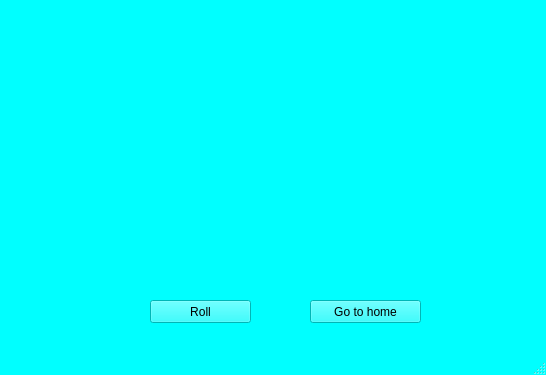
<?xml version="1.0" encoding="UTF-8"?>
<ui version="4.0">
 <class>MainWindow</class>
 <widget class="QMainWindow" name="MainWindow">
  <property name="geometry">
   <rect>
    <x>0</x>
    <y>0</y>
    <width>546</width>
    <height>375</height>
   </rect>
  </property>
  <property name="palette">
   <palette>
    <active>
     <colorrole role="WindowText">
      <brush brushstyle="SolidPattern">
       <color alpha="255">
        <red>255</red>
        <green>0</green>
        <blue>0</blue>
       </color>
      </brush>
     </colorrole>
     <colorrole role="Button">
      <brush brushstyle="SolidPattern">
       <color alpha="255">
        <red>0</red>
        <green>255</green>
        <blue>255</blue>
       </color>
      </brush>
     </colorrole>
     <colorrole role="Light">
      <brush brushstyle="SolidPattern">
       <color alpha="255">
        <red>127</red>
        <green>255</green>
        <blue>255</blue>
       </color>
      </brush>
     </colorrole>
     <colorrole role="Midlight">
      <brush brushstyle="SolidPattern">
       <color alpha="255">
        <red>63</red>
        <green>255</green>
        <blue>255</blue>
       </color>
      </brush>
     </colorrole>
     <colorrole role="Dark">
      <brush brushstyle="SolidPattern">
       <color alpha="255">
        <red>0</red>
        <green>127</green>
        <blue>127</blue>
       </color>
      </brush>
     </colorrole>
     <colorrole role="Mid">
      <brush brushstyle="SolidPattern">
       <color alpha="255">
        <red>0</red>
        <green>170</green>
        <blue>170</blue>
       </color>
      </brush>
     </colorrole>
     <colorrole role="Text">
      <brush brushstyle="SolidPattern">
       <color alpha="255">
        <red>0</red>
        <green>0</green>
        <blue>0</blue>
       </color>
      </brush>
     </colorrole>
     <colorrole role="BrightText">
      <brush brushstyle="SolidPattern">
       <color alpha="255">
        <red>255</red>
        <green>255</green>
        <blue>255</blue>
       </color>
      </brush>
     </colorrole>
     <colorrole role="ButtonText">
      <brush brushstyle="SolidPattern">
       <color alpha="255">
        <red>0</red>
        <green>0</green>
        <blue>0</blue>
       </color>
      </brush>
     </colorrole>
     <colorrole role="Base">
      <brush brushstyle="SolidPattern">
       <color alpha="255">
        <red>255</red>
        <green>255</green>
        <blue>255</blue>
       </color>
      </brush>
     </colorrole>
     <colorrole role="Window">
      <brush brushstyle="SolidPattern">
       <color alpha="255">
        <red>0</red>
        <green>255</green>
        <blue>255</blue>
       </color>
      </brush>
     </colorrole>
     <colorrole role="Shadow">
      <brush brushstyle="SolidPattern">
       <color alpha="255">
        <red>0</red>
        <green>0</green>
        <blue>0</blue>
       </color>
      </brush>
     </colorrole>
     <colorrole role="AlternateBase">
      <brush brushstyle="SolidPattern">
       <color alpha="255">
        <red>127</red>
        <green>255</green>
        <blue>255</blue>
       </color>
      </brush>
     </colorrole>
     <colorrole role="ToolTipBase">
      <brush brushstyle="SolidPattern">
       <color alpha="255">
        <red>255</red>
        <green>255</green>
        <blue>220</blue>
       </color>
      </brush>
     </colorrole>
     <colorrole role="ToolTipText">
      <brush brushstyle="SolidPattern">
       <color alpha="255">
        <red>0</red>
        <green>0</green>
        <blue>0</blue>
       </color>
      </brush>
     </colorrole>
     <colorrole role="PlaceholderText">
      <brush brushstyle="SolidPattern">
       <color alpha="128">
        <red>0</red>
        <green>0</green>
        <blue>0</blue>
       </color>
      </brush>
     </colorrole>
    </active>
    <inactive>
     <colorrole role="WindowText">
      <brush brushstyle="SolidPattern">
       <color alpha="255">
        <red>255</red>
        <green>0</green>
        <blue>0</blue>
       </color>
      </brush>
     </colorrole>
     <colorrole role="Button">
      <brush brushstyle="SolidPattern">
       <color alpha="255">
        <red>0</red>
        <green>255</green>
        <blue>255</blue>
       </color>
      </brush>
     </colorrole>
     <colorrole role="Light">
      <brush brushstyle="SolidPattern">
       <color alpha="255">
        <red>127</red>
        <green>255</green>
        <blue>255</blue>
       </color>
      </brush>
     </colorrole>
     <colorrole role="Midlight">
      <brush brushstyle="SolidPattern">
       <color alpha="255">
        <red>63</red>
        <green>255</green>
        <blue>255</blue>
       </color>
      </brush>
     </colorrole>
     <colorrole role="Dark">
      <brush brushstyle="SolidPattern">
       <color alpha="255">
        <red>0</red>
        <green>127</green>
        <blue>127</blue>
       </color>
      </brush>
     </colorrole>
     <colorrole role="Mid">
      <brush brushstyle="SolidPattern">
       <color alpha="255">
        <red>0</red>
        <green>170</green>
        <blue>170</blue>
       </color>
      </brush>
     </colorrole>
     <colorrole role="Text">
      <brush brushstyle="SolidPattern">
       <color alpha="255">
        <red>0</red>
        <green>0</green>
        <blue>0</blue>
       </color>
      </brush>
     </colorrole>
     <colorrole role="BrightText">
      <brush brushstyle="SolidPattern">
       <color alpha="255">
        <red>255</red>
        <green>255</green>
        <blue>255</blue>
       </color>
      </brush>
     </colorrole>
     <colorrole role="ButtonText">
      <brush brushstyle="SolidPattern">
       <color alpha="255">
        <red>0</red>
        <green>0</green>
        <blue>0</blue>
       </color>
      </brush>
     </colorrole>
     <colorrole role="Base">
      <brush brushstyle="SolidPattern">
       <color alpha="255">
        <red>255</red>
        <green>255</green>
        <blue>255</blue>
       </color>
      </brush>
     </colorrole>
     <colorrole role="Window">
      <brush brushstyle="SolidPattern">
       <color alpha="255">
        <red>0</red>
        <green>255</green>
        <blue>255</blue>
       </color>
      </brush>
     </colorrole>
     <colorrole role="Shadow">
      <brush brushstyle="SolidPattern">
       <color alpha="255">
        <red>0</red>
        <green>0</green>
        <blue>0</blue>
       </color>
      </brush>
     </colorrole>
     <colorrole role="AlternateBase">
      <brush brushstyle="SolidPattern">
       <color alpha="255">
        <red>127</red>
        <green>255</green>
        <blue>255</blue>
       </color>
      </brush>
     </colorrole>
     <colorrole role="ToolTipBase">
      <brush brushstyle="SolidPattern">
       <color alpha="255">
        <red>255</red>
        <green>255</green>
        <blue>220</blue>
       </color>
      </brush>
     </colorrole>
     <colorrole role="ToolTipText">
      <brush brushstyle="SolidPattern">
       <color alpha="255">
        <red>0</red>
        <green>0</green>
        <blue>0</blue>
       </color>
      </brush>
     </colorrole>
     <colorrole role="PlaceholderText">
      <brush brushstyle="SolidPattern">
       <color alpha="128">
        <red>0</red>
        <green>0</green>
        <blue>0</blue>
       </color>
      </brush>
     </colorrole>
    </inactive>
    <disabled>
     <colorrole role="WindowText">
      <brush brushstyle="SolidPattern">
       <color alpha="255">
        <red>0</red>
        <green>127</green>
        <blue>127</blue>
       </color>
      </brush>
     </colorrole>
     <colorrole role="Button">
      <brush brushstyle="SolidPattern">
       <color alpha="255">
        <red>0</red>
        <green>255</green>
        <blue>255</blue>
       </color>
      </brush>
     </colorrole>
     <colorrole role="Light">
      <brush brushstyle="SolidPattern">
       <color alpha="255">
        <red>127</red>
        <green>255</green>
        <blue>255</blue>
       </color>
      </brush>
     </colorrole>
     <colorrole role="Midlight">
      <brush brushstyle="SolidPattern">
       <color alpha="255">
        <red>63</red>
        <green>255</green>
        <blue>255</blue>
       </color>
      </brush>
     </colorrole>
     <colorrole role="Dark">
      <brush brushstyle="SolidPattern">
       <color alpha="255">
        <red>0</red>
        <green>127</green>
        <blue>127</blue>
       </color>
      </brush>
     </colorrole>
     <colorrole role="Mid">
      <brush brushstyle="SolidPattern">
       <color alpha="255">
        <red>0</red>
        <green>170</green>
        <blue>170</blue>
       </color>
      </brush>
     </colorrole>
     <colorrole role="Text">
      <brush brushstyle="SolidPattern">
       <color alpha="255">
        <red>0</red>
        <green>127</green>
        <blue>127</blue>
       </color>
      </brush>
     </colorrole>
     <colorrole role="BrightText">
      <brush brushstyle="SolidPattern">
       <color alpha="255">
        <red>255</red>
        <green>255</green>
        <blue>255</blue>
       </color>
      </brush>
     </colorrole>
     <colorrole role="ButtonText">
      <brush brushstyle="SolidPattern">
       <color alpha="255">
        <red>0</red>
        <green>127</green>
        <blue>127</blue>
       </color>
      </brush>
     </colorrole>
     <colorrole role="Base">
      <brush brushstyle="SolidPattern">
       <color alpha="255">
        <red>0</red>
        <green>255</green>
        <blue>255</blue>
       </color>
      </brush>
     </colorrole>
     <colorrole role="Window">
      <brush brushstyle="SolidPattern">
       <color alpha="255">
        <red>0</red>
        <green>255</green>
        <blue>255</blue>
       </color>
      </brush>
     </colorrole>
     <colorrole role="Shadow">
      <brush brushstyle="SolidPattern">
       <color alpha="255">
        <red>0</red>
        <green>0</green>
        <blue>0</blue>
       </color>
      </brush>
     </colorrole>
     <colorrole role="AlternateBase">
      <brush brushstyle="SolidPattern">
       <color alpha="255">
        <red>0</red>
        <green>255</green>
        <blue>255</blue>
       </color>
      </brush>
     </colorrole>
     <colorrole role="ToolTipBase">
      <brush brushstyle="SolidPattern">
       <color alpha="255">
        <red>255</red>
        <green>255</green>
        <blue>220</blue>
       </color>
      </brush>
     </colorrole>
     <colorrole role="ToolTipText">
      <brush brushstyle="SolidPattern">
       <color alpha="255">
        <red>0</red>
        <green>0</green>
        <blue>0</blue>
       </color>
      </brush>
     </colorrole>
     <colorrole role="PlaceholderText">
      <brush brushstyle="SolidPattern">
       <color alpha="128">
        <red>0</red>
        <green>0</green>
        <blue>0</blue>
       </color>
      </brush>
     </colorrole>
    </disabled>
   </palette>
  </property>
  <property name="windowTitle">
   <string>MainWindow</string>
  </property>
  <widget class="QWidget" name="centralwidget">
   <widget class="QLabel" name="photos">
    <property name="geometry">
     <rect>
      <x>140</x>
      <y>0</y>
      <width>261</width>
      <height>251</height>
     </rect>
    </property>
    <property name="text">
     <string/>
    </property>
    <property name="scaledContents">
     <bool>true</bool>
    </property>
   </widget>
   <widget class="QLabel" name="rolled_text">
    <property name="geometry">
     <rect>
      <x>170</x>
      <y>270</y>
      <width>201</width>
      <height>31</height>
     </rect>
    </property>
    <property name="font">
     <font>
      <pointsize>10</pointsize>
      <weight>75</weight>
      <bold>true</bold>
     </font>
    </property>
    <property name="text">
     <string/>
    </property>
    <property name="alignment">
     <set>Qt::AlignCenter</set>
    </property>
   </widget>
   <widget class="QPushButton" name="roll_button">
    <property name="geometry">
     <rect>
      <x>150</x>
      <y>300</y>
      <width>101</width>
      <height>23</height>
     </rect>
    </property>
    <property name="text">
     <string>Roll</string>
    </property>
   </widget>
   <widget class="QPushButton" name="home_button">
    <property name="geometry">
     <rect>
      <x>310</x>
      <y>300</y>
      <width>111</width>
      <height>23</height>
     </rect>
    </property>
    <property name="text">
     <string>Go to home</string>
    </property>
   </widget>
  </widget>
  <widget class="QMenuBar" name="menubar">
   <property name="geometry">
    <rect>
     <x>0</x>
     <y>0</y>
     <width>546</width>
     <height>22</height>
    </rect>
   </property>
  </widget>
  <widget class="QStatusBar" name="statusbar"/>
 </widget>
 <resources/>
 <connections/>
</ui>
